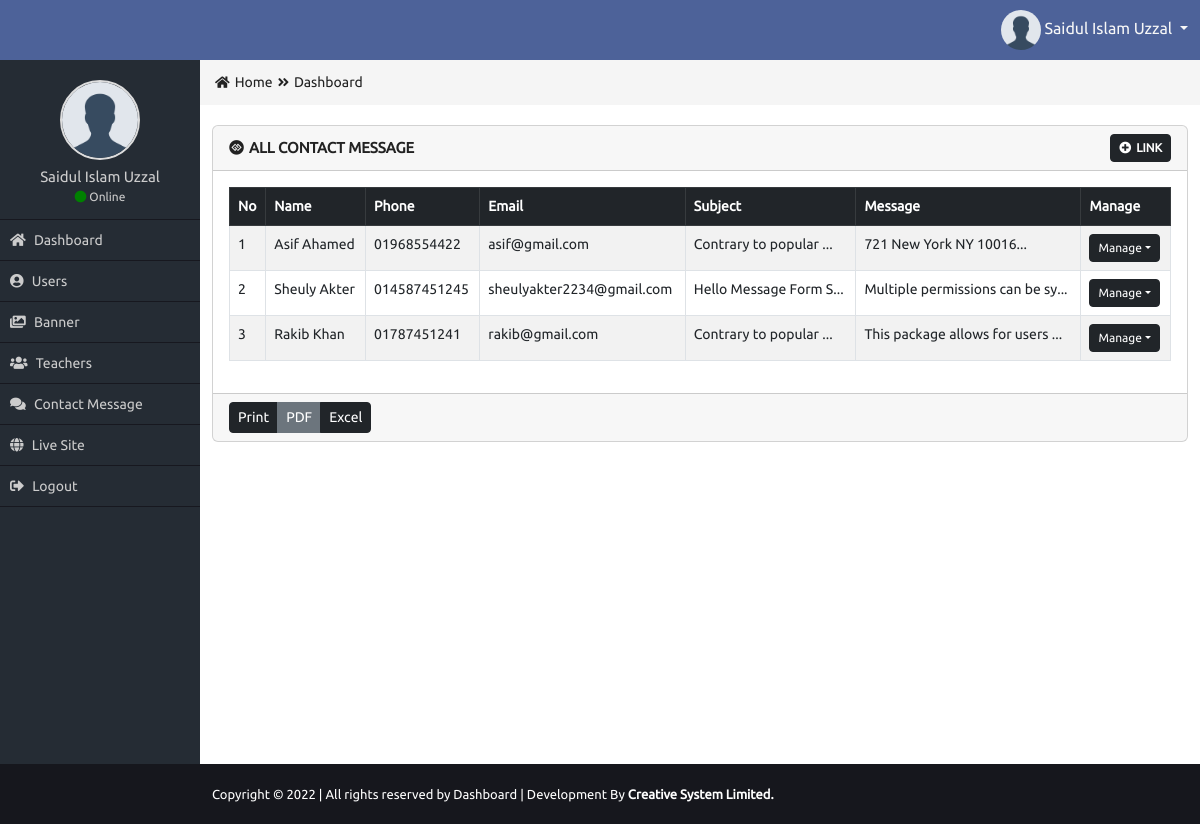
The page /admin/all-message.php (signed in) on the database its author committed.
### tables this page shows
CREATE TABLE `contact` (
  `con_id` int(11) NOT NULL,
  `con_name` varchar(50) NOT NULL,
  `con_phone` varchar(20) NOT NULL,
  `con_email` varchar(40) NOT NULL,
  `con_subject` varchar(200) NOT NULL,
  `con_message` text NOT NULL
);

### admin/all-message.php (the view, shortened to what this page needs)
<?php
  require_once('functions/function.php');
  if($_SESSION['role']=='1'){
?>
<div class="row">
    <div class="col-md-12">
        <div class="card mb-3">
          <div class="card-header">
            <div class="row">
                <div class="col-md-8 card_title_part">
                    <i class="fab fa-gg-circle"></i>All Contact Message
                </div>
                <div class="col-md-4 card_button_part">
                    <a href="#" class="btn btn-sm btn-dark"><i class="fas fa-plus-circle"></i>Link</a>
                </div>
            </div>
          </div>
          <div class="card-body">
            <table class="table table-bordered table-striped table-hover custom_table">
              <thead class="table-dark">
                <tr>
                  <th>No</th>
                  <th>Name</th>
                  <th>Phone</th>
                  <th>Email</th>
                  <th>Subject</th>
                  <th>Message</th>
                  <th>Manage</th>
                </tr>
              </thead>
              <tbody>
                <?php
                  $no=1;
                  $sel="SELECT * FROM contact ORDER BY con_id DESC";
                  $Q=mysqli_query($con,$sel);
                  while($data=mysqli_fetch_assoc($Q)){
                ?>
                <tr>
                  <td><?= $no++; ?></td>
                  <td><?= $data['con_name']; ?></td>
                  <td><?= $data['con_phone']; ?></td>
                  <td><?= $data['con_email']; ?></td>
                  <td><?= substr($data['con_subject'],0,20); ?>...</td>
                  <td><?= substr($data['con_message'],0,30); ?>...</td>
                  <td>
                      <div class="btn-group btn_group_manage" role="group">
                        <button type="button" class="btn btn-sm btn-dark dropdown-toggle" data-bs-toggle="dropdown" aria-expanded="false">Manage</button>
                      </div>
                  </td>
                </tr>
                <?php } ?>
              </tbody>
            </table>
          </div>
          <div class="card-footer">
            <div class="btn-group" role="group" aria-label="Button group">
              <button type="button" class="btn btn-sm btn-dark">Print</button>
              <button type="button" class="btn btn-sm btn-secondary">PDF</button>
              <button type="button" class="btn btn-sm btn-dark">Excel</button>
            </div>
          </div>
        </div>
    </div>
</div>
<?php
  }else{
    header('Location: index.php');
  }
?>

### admin/css/style.css (style rules this page uses)
* { margin: 0px; padding: 0px; outline: 0px; }
a { text-decoration: none; }
body { font-family: 'Ubuntu', sans-serif; overflow-x: hidden; }
.card_title_part { color: #222222; font-size: 15px; text-transform: uppercase; font-weight: bold; margin-top: 3px; }
.card_title_part i { margin-right: 5px; }
.card_button_part { text-align: right; }
.card_button_part a { font-size: 12px; text-transform: uppercase; font-weight: bold; }
.card_button_part a i { margin-right: 5px; }
.btn_group_manage button { font-size: 12px; font-weight: 500; }
.custom_table { font-size: 14px; }

### rows shown on the page
contact: con_name "Asif Ahamed", con_phone "01968554422", con_email "asif@gmail.com", con_subject "Contrary to popular", con_message "721 New York NY 10016"
contact: con_name "Sheuly Akter", con_phone "014587451245", con_email "sheulyakter2234@gmail.com", con_subject "Hello Message Form S", con_message "Multiple permissions can be sy"
contact: con_name "Rakib Khan", con_phone "01787451241", con_email "rakib@gmail.com", con_subject "Contrary to popular", con_message "This package allows for users"

### other values the page prints
$_SESSION['name'] "Saidul Islam Uzzal"
